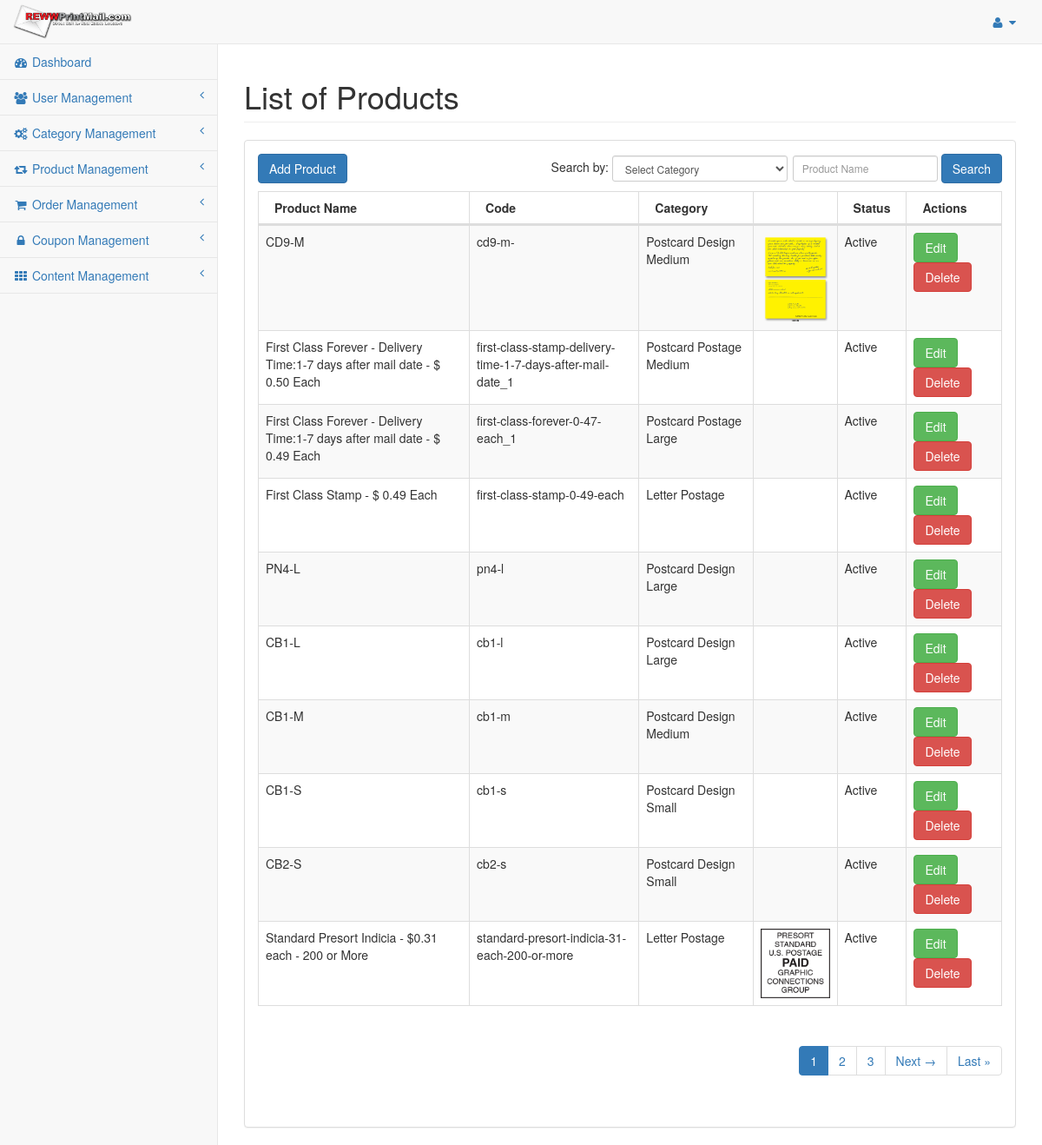
/index.php/admin/product/product_list, run on the app's committed database.
### tables this page shows
CREATE TABLE `reww_settings` (
  `settings_id` int(11) NOT NULL,
  `sitename` varchar(255) NOT NULL,
  `siteaddress` varchar(255) NOT NULL,
  `logoname` varchar(255) NOT NULL,
  `logopathname` varchar(255) NOT NULL,
  `date_added` int(11) NOT NULL
);

CREATE TABLE `reww_product` (
  `product_id` int(11) NOT NULL,
  `productname` varchar(255) NOT NULL,
  `description` text NOT NULL,
  `code` varchar(255) NOT NULL,
  `imagename` varchar(255) NOT NULL,
  `imagepathname` varchar(255) NOT NULL,
  `price` varchar(255) NOT NULL,
  `category_id` int(11) NOT NULL,
  `order_id` int(11) NOT NULL,
  `is_active` enum('0','1') NOT NULL DEFAULT '0',
  `date_added` int(11) NOT NULL
);

CREATE TABLE `reww_category` (
  `category_id` int(11) NOT NULL,
  `categoryname` varchar(255) NOT NULL,
  `code` varchar(255) NOT NULL,
  `is_active` enum('0','1') NOT NULL DEFAULT '0',
  `date_added` int(11) NOT NULL
);

### application/controllers/admin/Product.php (called while the page is built, shortened)
<?php if ( ! defined('BASEPATH')) exit('No direct script access allowed');
class Product extends CI_Controller{
	public $data = array();
	public function __construct(){
		parent::__construct();
		$this->load->model('productdata');
		$this->load->model('categorydata');
		$this->data = $this->defaultdata->getBackendDefaultData();
	}
	public function product_list(){
		$like = array();
		$cond = array();
		parse_str($_SERVER['QUERY_STRING'], $like);
		unset($like['page']);
		$search_key = $this->input->get('productname');
		if(isset($search_key) && $search_key){
			$this->data['search_key'] = $search_key;
		}else{
			$this->data['search_key'] = '';
		}
		$search_cat_id = $this->input->get('category_id');
		if(isset($search_cat_id) && $search_cat_id){
			$this->data['search_cat_id'] = $search_cat_id;
			$cond['category_id'] = $search_cat_id;
		}else{
			$this->data['search_cat_id'] = '';
		}
		$product_data = $this->productdata->grab_product($cond, $like, array());
		$config['base_url'] = site_url('admin/product-list');
		$config['total_rows'] = count($product_data);
		$pagination = $this->config->item('pagination');
		$pagination = array_merge($config, $pagination);
		$this->pagination->initialize($pagination);
		$this->data['page'] = ($this->input->get('page')) ? $this->input->get('page') : 0;
		$this->data['pagination'] = $this->pagination->create_links();
		$product_paginated_data = $this->productdata->grab_product_join_category($cond, $like, array(PAGINATION_PER_PAGE, $this->data['page']));
		$this->data['product_list'] = $product_paginated_data;
		$cat_data = $this->categorydata->grab_category(array(), array(), array());
		$this->data['cat_list'] = $cat_data;
		$this->load->view('admin/product_list', $this->data);
	}
}

### index.php (called while the page is built, shortened)
<?php
require_once BASEPATH.'core/CodeIgniter.php';

### application/models/Defaultdata.php (called while the page is built, shortened)
<?php
class Defaultdata extends CI_Model {
	private $mydata = array();
	public function getBackendDefaultData()
	{
		$this->mydata["tot_segments"] = $this->getUrlSegments();
		$this->mydata['general_settings'] = $this->grabSettingData();
		$this->mydata["sidebar"] = $this->load->view('admin/partials/sidebar', null, true);
		$this->data = $this->mydata;
		$this->headerdata = $this->mydata;
		$this->data["header"] = $this->load->view('admin/partials/header', $this->headerdata, true);
		$this->data["head"] = $this->load->view('admin/partials/head', null, true);
		$this->data["footer"] = $this->load->view('admin/partials/footer', null, true);
		return $this->data;
	}
	public function getUrlSegments()
	{
		$all_segment=$this->uri->segment_array();
		return $all_segment;
	}
	public function grabSettingData(){
		$query = $this->db->get(TABLE_SETTINGS);
		return $query->row();
	}
}
?>

### application/models/Productdata.php (called while the page is built, shortened)
<?php
class Productdata extends CI_Model {
	public function grab_product($cond = array(), $like = array(), $limit = array()){
		$this->db->order_by('date_added','desc');
		$query = $this->db->get(TABLE_PRODUCT);
		return $query->result();
	}
	public function grab_product_join_category($cond = array(), $like = array(), $limit = array()){
		if(!empty($limit)){
			$per_page = $limit[0];
			$offset = $limit[1];
			$start = max(0, ( $offset -1 ) * $per_page);
		}
		$likes = '';
		$sql = "SELECT *, ".TABLE_CATEGORY.".code as cat_code, ".TABLE_PRODUCT.".code as product_code, ".TABLE_CATEGORY.".date_added as cat_date_added, ".TABLE_PRODUCT.".date_added as prd_date_added FROM ".TABLE_CATEGORY." LEFT JOIN ".TABLE_PRODUCT." ON ".TABLE_PRODUCT.".category_id = ".TABLE_CATEGORY.".category_id WHERE ".TABLE_PRODUCT.".product_id <> '' ".$likes." ORDER BY ".TABLE_PRODUCT.".date_added DESC LIMIT ".$start.", ".$per_page;
		$query = $this->db->query($sql);
		return $query->result();
	}
}

### application/config/config.php (called while the page is built, shortened)
<?php
$config['base_url'] = 'http://'.$_SERVER['SERVER_NAME'].'/ci_app';
$config['index_page'] = '';
$config['uri_protocol']	= 'REQUEST_URI';
$config['url_suffix'] = '';
$config['language']	= 'english';
$config['charset'] = 'UTF-8';
$config['enable_hooks'] = FALSE;
$config['subclass_prefix'] = 'MY_';
$config['composer_autoload'] = FALSE;
$config['permitted_uri_chars'] = 'a-z 0-9~%.:_\-@';
$config['enable_query_strings'] = FALSE;
$config['controller_trigger'] = 'c';
$config['function_trigger'] = 'm';
$config['directory_trigger'] = 'd';
$config['allow_get_array'] = TRUE;
$config['log_threshold'] = 0;
$config['log_path'] = '';
$config['log_file_extension'] = '';
$config['log_file_permissions'] = 0644;
$config['log_date_format'] = 'Y-m-d H:i:s';
$config['error_views_path'] = '';
$config['cache_path'] = '';
$config['cache_query_string'] = FALSE;
$config['encryption_key'] = 'E)H@McQfTjWmZq4t7w!z%C*F-JaNdRgUkXp2s5u8x/A?D(G+KbPeShVmYq3t6w9y';
$config['sess_driver'] = 'files';
$config['sess_cookie_name'] = 'ci_session';
$config['sess_expiration'] = 7200;
$config['sess_save_path'] = NULL;
$config['sess_match_ip'] = FALSE;
$config['sess_time_to_update'] = 300;
$config['sess_regenerate_destroy'] = FALSE;
$config['cookie_prefix']	= '';
$config['cookie_domain']	= '';
$config['cookie_path']		= '/';
$config['cookie_secure']	= FALSE;
$config['cookie_httponly'] 	= FALSE;
$config['standardize_newlines'] = FALSE;
$config['global_xss_filtering'] = FALSE;
$config['csrf_protection'] = FALSE;
$config['csrf_token_name'] = 'csrf_test_name';
$config['csrf_cookie_name'] = 'csrf_cookie_name';
$config['csrf_expire'] = 7200;
$config['csrf_regenerate'] = TRUE;
$config['csrf_exclude_uris'] = array();
$config['compress_output'] = FALSE;
$config['time_reference'] = 'local';
$config['rewrite_short_tags'] = FALSE;
$config['proxy_ips'] = '';

### application/views/admin/product_list.php (the view, shortened to what this page needs)
<?php echo $head;?>
<div id="wrapper">
	<?php echo $header;?>
	<div id="page-wrapper" style="min-height: 374px;">
          <div class="row">
              <div class="col-lg-12">
                  <h1 class="page-header">List of Products</h1>
              </div>
          </div>
          <div class="row">
              <div class="col-lg-12">
                  <div class="panel panel-default">
				<div class="panel-body">
					<div id="dataTables-example_wrapper" class="dataTables_wrapper form-inline dt-bootstrap no-footer">
					  <div class="row">
						 <div class="col-sm-2">
							<a href="<?php echo base_url('admin/product-add');?>" class="btn btn-primary">Add Product</a>
						 </div>
						 <div class="col-sm-10">
							<form action="<?php echo base_url('admin/product-list');?>" method="GET" role="form">
								<div id="dataTables-example_filter" class="dataTables_filter">
									<label>Search by: <select name="category_id" class="form-control input-sm"><option value="">Select Category</option>
									</select><input name="productname" type="search" class="form-control input-sm" placeholder="Product Name" aria-controls="dataTables-example" id="product-search" value="<?php echo $search_key;?>"></label>
									<button type="submit" class="btn btn-primary">Search</button>
								</div>
							</form>
						 </div>
					  </div>
					  <div class="row">
						 <div class="col-sm-12">
							<table width="100%" class="table table-striped table-bordered table-hover dataTable no-footer dtr-inline" id="dataTables-example" role="grid" aria-describedby="dataTables-example_info" style="width: 100%;">
							   <thead>
								  <tr role="row">
									 <th>Product Name</th>
									 <th>Code</th>
									 <th>Category</th>
									 <th>&nbsp;</th>
									 <th>Status</th>
									 <th>Actions</th>
								  </tr>
							   </thead>
							   <tbody>
							    <?php if(count($product_list) > 0){ ?>
								<?php foreach($product_list AS $list) {?>
								  <tr class="gradeA odd" role="row">
									 <td><?php echo $list->productname;?></td>
									 <td><?php echo $list->code;?></td>
									 <td><?php echo $list->categoryname;?></td>
									 <?php if($list->imagepathname && file_exists(UPLOAD_RELATIVE_PRODUCT_PATH.$list->imagename)){ ?>
									 <td><img src="<?php echo UPLOAD_PRODUCT_PATH.$list->imagename;?>" width="80"></td>
									 <?php }else{ ?>
									 <td>&nbsp;</td>
									 <?php } ?>
									 <td class="center"><?php echo ($list->is_active == 1) ? 'Active' : 'Inactive';?></td>
									 <td class="center">
										<a title="Edit" href="<?php echo base_url('admin/product-edit/'.$list->code);?>" class="btn btn-success">Edit</a>&nbsp;
										<a title="Delete" href="<?php echo base_url('admin/product/product_delete/'.$list->code);?>" class="btn btn-danger">Delete<a>
									</td>
								  </tr>
								  <?php } ?>
								  <?php }else{ ?>
								  <tr class="gradeA odd" role="row"><td colspan="6" style="text-align:center;">No records found</td></tr>
								  <?php } ?>
							   </tbody>
							</table>
						 </div>
					  </div>
					  <div class="pagination" style="float:right;">
						<?php echo $pagination ?>
					</div>
					</div>
					</div>
                  </div>
              </div>
          </div>
      </div>
</div>
<?php echo $footer; ?>

### application/config/global_constant.php (shortened to what this page needs)
<?php
	$config['site_info'] = array(
		"admin_name" => "jc@gcfrog.com",
		"site_name" => "https://rewwprintmail.com",
		"email_smtp_host" => "smtp.gmail.com",
		"email_smtp_port" => "587",
		"smtp_email" => "logs@nettrackers.net",
		"smtp_password" => "bldpvudabejjrksd",
		"email_cc" => "partha.chowdhury@nettrackers.net, rohit@nettrackers.net, lauren@gcfrog.com, hsk@gcfrog.com, karen@gcfrog.com, denise@gcfrog.com, emma@gcfrog.com, brc@gcfrog.com, alan@gcfrog.com",
		"email_sub_admins" => "orders@gcfrog.com, jc@gcfrog.com, partha.chowdhury@nettrackers.net, rohit@nettrackers.net"
	);
	$config['pagination']['per_page'] = PAGINATION_PER_PAGE;
	$config['pagination']["uri_segment"] = 3;
	$config['pagination']["num_links"] = 2;
	$config['pagination']['use_page_numbers'] = TRUE;
	$config['pagination']['page_query_string'] = TRUE;
	$config['pagination']['query_string_segment'] = 'page';
	$config['pagination']['reuse_query_string'] = TRUE;
	$config['pagination']['full_tag_open'] = '<ul class="pagination">';
	$config['pagination']['full_tag_close'] = '</ul>';
	$config['pagination']['first_link'] = '&laquo; First';
	$config['pagination']['first_tag_open'] = '<li class="prev page">';
	$config['pagination']['first_tag_close'] = '</li>';
	$config['pagination']['last_link'] = 'Last &raquo;';
	$config['pagination']['last_tag_open'] = '<li class="next page">';
	$config['pagination']['last_tag_close'] = '</li>';
	$config['pagination']['next_link'] = 'Next &rarr;';
	$config['pagination']['next_tag_open'] = '<li class="next page">';
	$config['pagination']['next_tag_close'] = '</li>';
	$config['pagination']['prev_link'] = '&larr; Previous';
	$config['pagination']['prev_tag_open'] = '<li class="prev page">';
	$config['pagination']['prev_tag_close'] = '</li>';
	$config['pagination']['cur_tag_open'] = '<li class="active"><a href="">';
	$config['pagination']['num_tag_open'] = '<li class="page">';
	$config['pagination']['num_tag_close'] = '</li>';

### application/views/admin/partials/sidebar.php (shortened to what this page needs)
<div class="navbar-default sidebar" role="navigation">
	<div class="sidebar-nav navbar-collapse">
		<ul class="nav" id="side-menu">
			<li>
				<a href="<?php echo base_url('admin/dashboard');?>"><i class="fa fa-dashboard fa-fw"></i> Dashboard</a>
			</li>
			<li>
				<a href="#"><i class="fa fa-users fa-fw"></i> User Management<span class="fa arrow"></span></a>
			</li>
			<li>
				<a href="#"><i class="fa fa-cogs fa-fw"></i> Category Management<span class="fa arrow"></span></a>
			</li>
			<li>
				<a href="#"><i class="fa fa-retweet fa-fw"></i> Product Management<span class="fa arrow"></span></a>
			</li>
			<li>
				<a href="#"><i class="fa fa-shopping-cart fa-fw"></i> Order Management<span class="fa arrow"></span></a>
			</li>
			<li>
				<a href="#"><i class="fa fa-lock fa-fw"></i> Coupon Management<span class="fa arrow"></span></a>
			</li>
			<li>
				<a href="#"><i class="fa fa-th fa-fw"></i> Content Management<span class="fa arrow"></span></a>
			</li>
		</ul>
	</div>
</div>

### application/views/admin/partials/header.php (shortened to what this page needs)
<nav class="navbar navbar-default navbar-static-top" role="navigation" style="margin-bottom: 0">
	<div class="navbar-header">
		<a class="navbar-brand" href="<?php echo base_url('admin/dashboard');?>"><img src="<?php echo UPLOAD_LOGO_PATH.$general_settings->logoname.'?v='.time();?>" width="230" height="50"></a>
	</div>
	<ul class="nav navbar-top-links navbar-right">
		<li class="dropdown">
			<a class="dropdown-toggle" data-toggle="dropdown" href="#">
				<i class="fa fa-user fa-fw"></i> <i class="fa fa-caret-down"></i>
			</a>
		</li>
	</ul>
	<?php echo $sidebar; ?>
</nav>

### application/views/admin/partials/head.php (shortened to what this page needs)
<!DOCTYPE html>
	<html lang="en">
	<head>
		<link href="<?php echo base_url(); ?>assets/styles/bootstrap.min.css" rel="stylesheet">
		<link href="<?php echo base_url(); ?>assets/styles/metisMenu.min.css" rel="stylesheet">
		<link href="<?php echo base_url(); ?>assets/styles/sb-admin-2.css" rel="stylesheet">
		<link href="<?php echo base_url(); ?>assets/styles/dataTables.bootstrap.css" rel="stylesheet" type="text/css">
		<link href="<?php echo base_url(); ?>assets/styles/font-awesome.min.css" rel="stylesheet" type="text/css">
		<link rel="stylesheet" href="https://cdnjs.cloudflare.com/ajax/libs/jqueryui/1.12.1/jquery-ui.min.css">
	</head>
	<body>

### application/views/admin/partials/footer.php (shortened to what this page needs)
</body>
</html>

### assets/styles/sb-admin-2.css (style rules this page uses)
body { background-color: #f8f8f8; }
#wrapper { width: 100%; }
#page-wrapper { padding: 0 15px; min-height: 568px; background-color: white; }
@media (min-width: 768px) { #page-wrapper { position: inherit; margin: 0 0 0 250px; padding: 0 30px; border-left: 1px solid #e7e7e7; } }
.navbar-top-links { margin-right: 0; }
.navbar-top-links li { display: inline-block; }
.navbar-top-links li:last-child { margin-right: 15px; }
.navbar-top-links li a { padding: 15px; min-height: 50px; }
.sidebar .sidebar-nav.navbar-collapse { padding-left: 0; padding-right: 0; }
.sidebar ul li { border-bottom: 1px solid #e7e7e7; }
.sidebar .arrow { float: right; }
.sidebar .fa.arrow:before { content: "\f104"; }
@media (min-width: 768px) { .sidebar { z-index: 1; position: absolute; width: 250px; margin-top: 51px; } }
.navbar-default .navbar-brand { padding: 5px 15px; }
.navbar-brand img { max-height:40px; width:auto; }

### data on the page
reww_settings: logoname (picture)
reww_product: productname "CD9-M", code "cd9-m-", category.categoryname "Postcard Design Medium", imagename (picture), is_active "Active"
reww_product: productname "First Class Forever - Delivery Time:1-7 days after mail date - $ 0.50 Each", code "first-class-stamp-delivery-time-1-7-days-after-mail-date_1", category.categoryname "Postcard Postage Medium", is_active "Active"
reww_product: productname "First Class Forever - Delivery Time:1-7 days after mail date - $ 0.49 Each", code "first-class-forever-0-47-each_1", category.categoryname "Postcard Postage Large", is_active "Active"
reww_product: productname "First Class Stamp - $ 0.49 Each", code "first-class-stamp-0-49-each", category.categoryname "Letter Postage", is_active "Active"
reww_product: productname "PN4-L", code "pn4-l", category.categoryname "Postcard Design Large", is_active "Active"
reww_product: productname "CB1-L", code "cb1-l", category.categoryname "Postcard Design Large", is_active "Active"
reww_product: productname "CB1-M", code "cb1-m", category.categoryname "Postcard Design Medium", is_active "Active"
reww_product: productname "CB1-S", code "cb1-s", category.categoryname "Postcard Design Small", is_active "Active"
reww_product: productname "CB2-S", code "cb2-s", category.categoryname "Postcard Design Small", is_active "Active"
reww_product: productname "Standard Presort Indicia - $0.31 each - 200 or More", code "standard-presort-indicia-31-each-200-or-more", category.categoryname "Letter Postage", imagename (picture), is_active "Active"

### other printed values
$pagination "1 2 3 Next → Last »"
